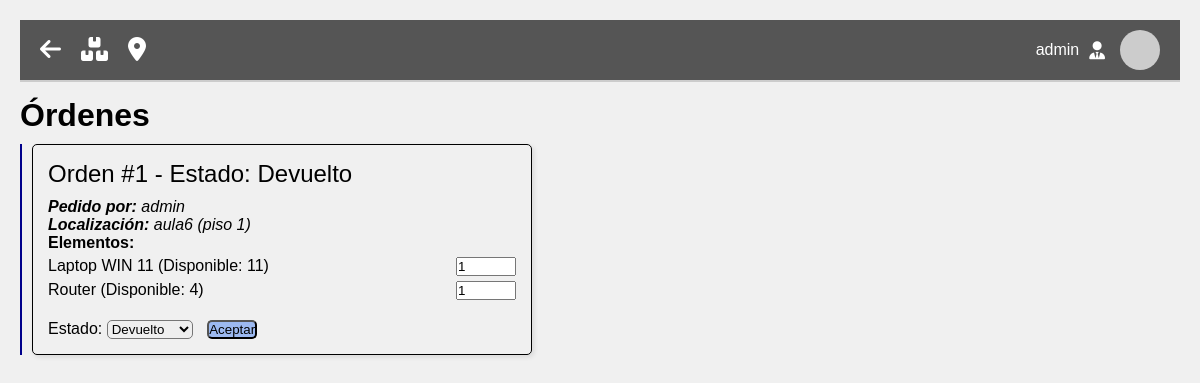
Page /orders (signed in) on the committed database.
### SGM.py (models this page shows, shortened)
class User(db.Model, UserMixin):
    __tablename__ = 'user'
    IDuser = Column(Integer, primary_key=True, autoincrement=True)
    username = Column(String(255), nullable=False, unique=True)
    userpass = Column(String(255), nullable=False)
    userclass = Column(String(255), nullable=False)
    useravatar = Column(String(255), nullable=True)
    __table_args__ = (
        CheckConstraint('length(userpass) >= 8', name='userpass_check'),
    )

class Order(db.Model):
    __tablename__ = 'orders'
    IDorder = Column(Integer, primary_key=True, autoincrement=True)
    IDuser = Column(Integer, ForeignKey('user.IDuser'))
    time = Column(Time, nullable=False)
    date = Column(Date, nullable=False)
    location = Column(Integer, ForeignKey('location.id'))  # FK con Location
    finish = Column(Date, nullable=True)
    state = Column(String(255), nullable=False)
    location_info = db.relationship('Location', backref='orders')
    User = db.relationship('User', backref='orders')
    order_elements = db.relationship('OrderElement', backref='order')

class Location(db.Model):
    __tablename__ = 'location'
    id = Column(Integer, primary_key=True, autoincrement=True)
    name = Column(String(255), nullable=False)
    planta = Column(String(255), nullable=True)
    descrip = Column(String(255), nullable=True)
    img = Column(String(255), nullable=True)

class OrderElement(db.Model):
    __tablename__ = 'orders_elm'
    id = Column(Integer, primary_key=True, autoincrement=True)
    IDorder = Column(Integer, ForeignKey('orders.IDorder'))
    IDelement = Column(Integer, ForeignKey('elements.IDelement'))
    cant = Column(Integer, nullable=False)
    element = db.relationship('Element', backref='order_elements')

class Element(db.Model):
    __tablename__ = 'elements'
    IDelement = Column(Integer, primary_key=True, autoincrement=True)
    name = Column(String(255), nullable=False)
    disp = db.Column(db.Boolean, nullable=True)
    cantotal = Column(Integer, nullable=False)
    candisp = Column(INTEGER(unsigned=True), nullable=False)
    adds = Column(String(255), nullable=True)
    img = Column(String(255), nullable=True)

### SGM.py (the view)
@app.route('/orders', methods=['GET'])
def show_orders():
    orders = Order.query.join(Location, Location.id == Order.location) \
                        .join(OrderElement, Order.IDorder == OrderElement.IDorder) \
                        .join(Element, Element.IDelement == OrderElement.IDelement) \
                        .join(User, User.IDuser == Order.IDuser) \
                        .order_by(Order.state.desc(), Order.IDorder.desc()) \
                        .all()
    return render_template('verif_pedidos.html', orders=orders)

### SGM.py (called while the page is built)
@login_manager.user_loader
def load_user(IDuser):
    return User.query.get(int(IDuser))

### templates/verif_pedidos.html (shortened to what this page needs)
<!DOCTYPE html>
<html lang="en">
<head>
    <link rel="stylesheet" href="{{ url_for('static', filename='topbar.css')}}">
    <link rel="stylesheet" href="https://cdnjs.cloudflare.com/ajax/libs/font-awesome/6.0.0-beta3/css/all.min.css">
</head>
<body>
    <header class="topbar">
        <div class="left-section">
            <a href="/inicio">
            <i class="fa-solid fa-arrow-left" style="color: #fff;"></i>
            </a>
            <a href="/inventario">
                <i class="fa-solid fa-boxes" style="color: #fff;"></i>
            </a>
            <a href="/localizacion">
                <i class="fa-solid fa-location-dot" style="color: #fff;"></i>
            </a>
        </div>
        <div class="right-section">
            <div class="user-info">
                <span>{{ current_user.username }}</span>
                <i class="fa-solid fa-user-tie" style="color: #fff;"></i>
                <img src="https://via.placeholder.com/40" alt="Avatar" class="user-avatar">
            </div>
        </div>
    </header>
    <h1 style="margin-top: 15px;">Órdenes</h1>
    {% for order in orders %}
    <form class="order-form" action="/update_order" method="POST" style="{% if order.state == 'Entregado' %}border-color: darkgreen;{% elif order.state == 'Pendiente' %}border-color: darkred;{% else %}border-color: darkblue;{% endif %}">
        <div class="order-card">
            <div class="order-header">Orden #{{ order.IDorder }} - Estado: {{ order.state }}</div>
            <div class="location-info">
                <div>
                    <strong>Pedido por:</strong> {{ order.User.username }}
                </div>
                <div>
                    <strong>Localización:</strong> {{ order.location_info.name }} ({{ order.location_info.planta }})
                </div>
            </div>
            <div class="elements-list">
                <h4>Elementos:</h4>
                {% for element in order.order_elements %}
                <div class="element-row">
                    <span>{{ element.element.name }} (Disponible: {{ element.element.candisp }})</span>
                    <input type="number" name="cant" value="{{ element.cant }}" min="0"
                           data-original-value="{{ element.cant }}"
                           data-max-available="{{ element.element.candisp }}"
                           {% if order.state == 'Entregado' %}disabled{% endif %}>
                </div>
                {% endfor %}
            </div>
            <div class="order-footer">
                <label for="state">Estado:</label>
                <select name="state" data-estado-actual="{{ order.state }}">
                    <option value="Devuelto" {% if order.state == 'Devuelto' %}selected{% endif %}>Devuelto</option>
                </select>
                <button type="submit" style="background-color: #9cb9f0">Aceptar</button>
            </div>
        </div>
    </form>
    {% endfor %}
</body>
</html>

### static/topbar.css (style rules this page uses)
a { text-decoration-line: none !important; color: none !important; }
.topbar { display: flex; justify-content: space-between; align-items: center; background-color: #555; color: white; padding: 10px 20px; border-bottom: 2px solid #ccc; }
.left-section { font-size: 24px; display: flex; gap: 20px; flex-direction: row; }
.right-section { display: flex; align-items: center; }
.right-section i { font-size: 18px; margin-right: 15px; cursor: pointer; }
.user-info { display: flex; align-items: center; margin-left: 15px; }
.user-info span { margin-right: 10px; font-size: 16px; }
.user-avatar { width: 40px; height: 40px; border-radius: 50%; }

### templates/verif_pedidos.html (style rules this page uses)
* { box-sizing: border-box; margin: 0; padding: 0; font-family: Arial, sans-serif; text-decoration-line: none; }
body { background-color: #f0f0f0; padding: 20px; }
.order-card { border: 1px solid #000000; padding: 15px; margin: 10px; border-radius: 5px; box-shadow: 2px 2px 5px rgba(0, 0, 0, 0.1); max-width: 500px; }
.order-header { font-size: 1.5em; margin-bottom: 10px; }
.element-row { display: flex; justify-content: space-between; margin: 5px 0; }
.element-row input { width: 60px; }
.location-info { margin-top: 10px; font-style: italic; }
.order-footer { margin-top: 20px; }
.order-footer select, .order-footer button { margin-right: 10px; border-radius: 5px; }
.order-form { border-style: none none none solid; border-left-width: 2px; }

### rows in the picture
User: username "admin"
Order: IDorder "1", state "Devuelto", User.username "admin", location_info.name "aula6", location_info.planta "piso 1"
OrderElement: element.name "Laptop WIN 11", element.candisp "11", cant "1"
OrderElement: element.name "Router", element.candisp "4", cant "1"
